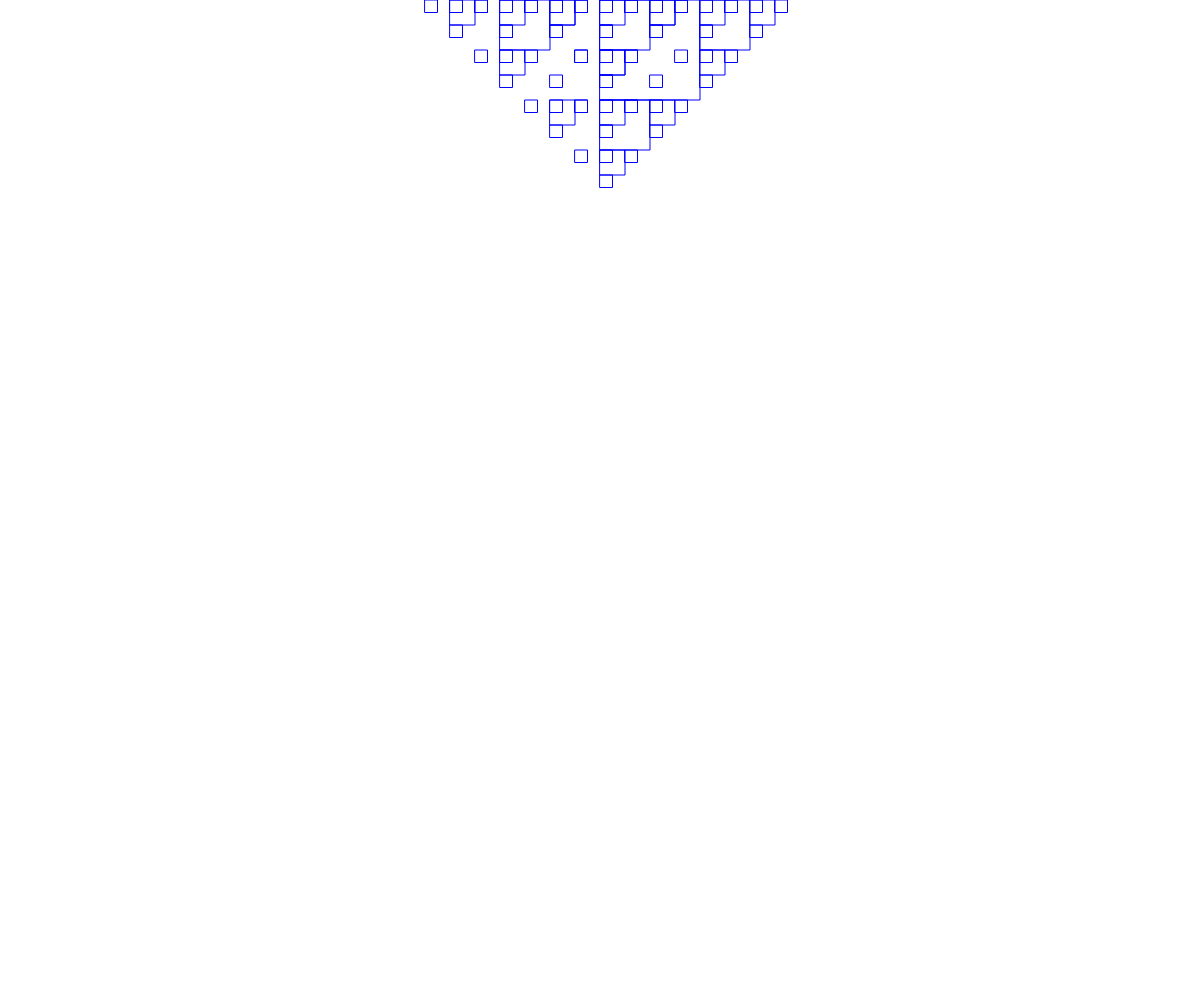
Frame 1 (no input)
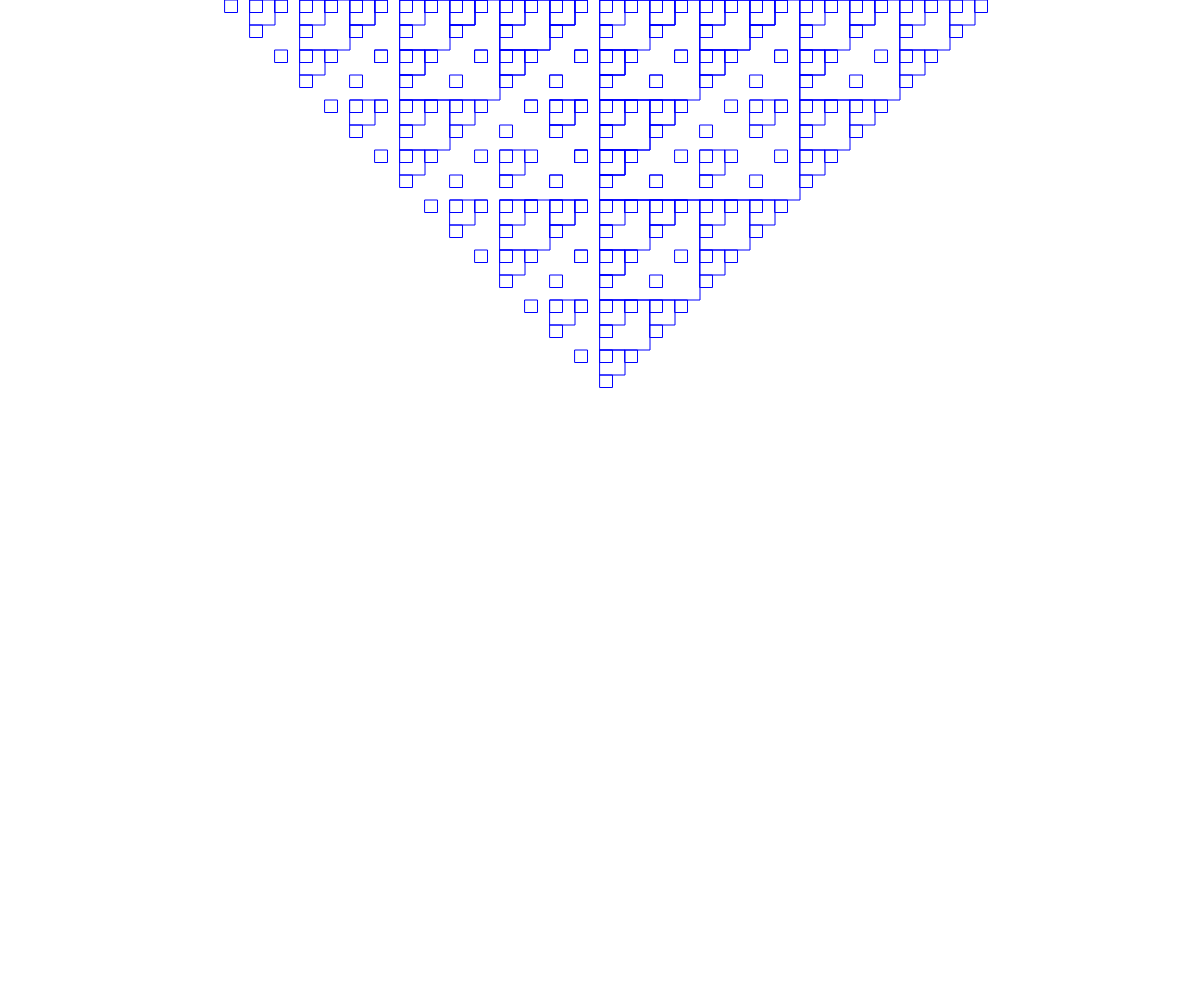
Frame 2 (the mouse pressed at the canvas centre, redrawn once)

The p5.js sketch that drew these frames (run headless with seeded random() and noise() and a simulated clock; the mouse was pressed at the canvas centre and the sketch redrawn once):

// p5.js sketch
// ── sketch.js
var zoom = 0;

function setup() {
 createCanvas(windowWidth, windowHeight);
}

function draw() {
    background(255);
    noFill();
    noLoop(); //Para o draw não ficar se repetindo.
    stroke(0, 0, 255);
    drawCircle(width/2, 0, 100+zoom); 
}

function drawCircle(x, y, d) { 
  rect(x, y, d, d);
  
  if(d > 20){ //Saida do loop infinito da fractal
      drawCircle(x, y, d/2);
      drawCircle(x+d, y, d/2);
      drawCircle(x-d, y, d/2);
      drawCircle(x, y+d, d/2);
      drawCircle(x, y-d, d/2);
  }
};

function mousePressed(){
    background(255);
    zoom+=100;
    drawCircle(width/2, 0, 100+zoom);
};
